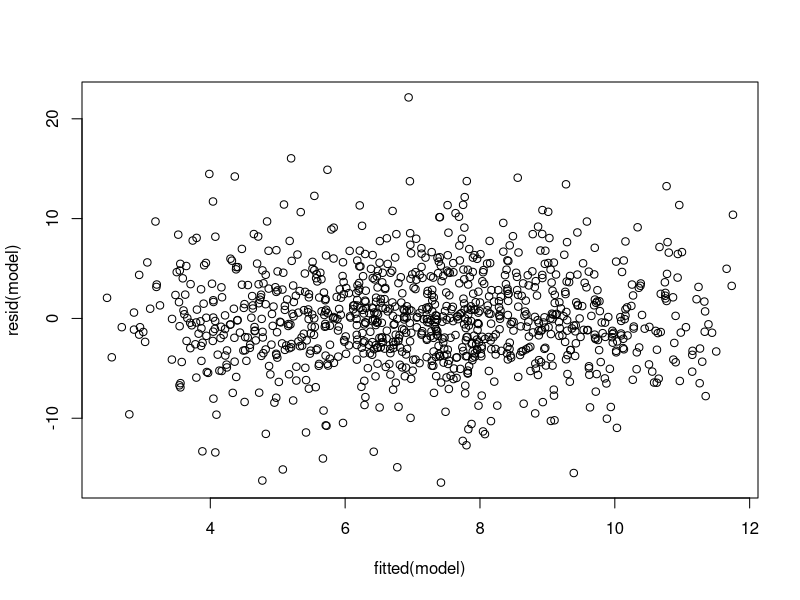
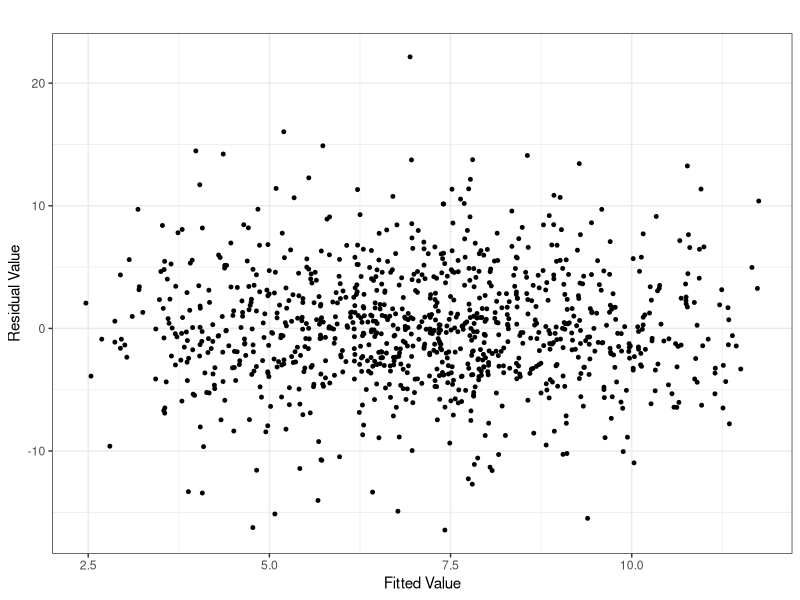
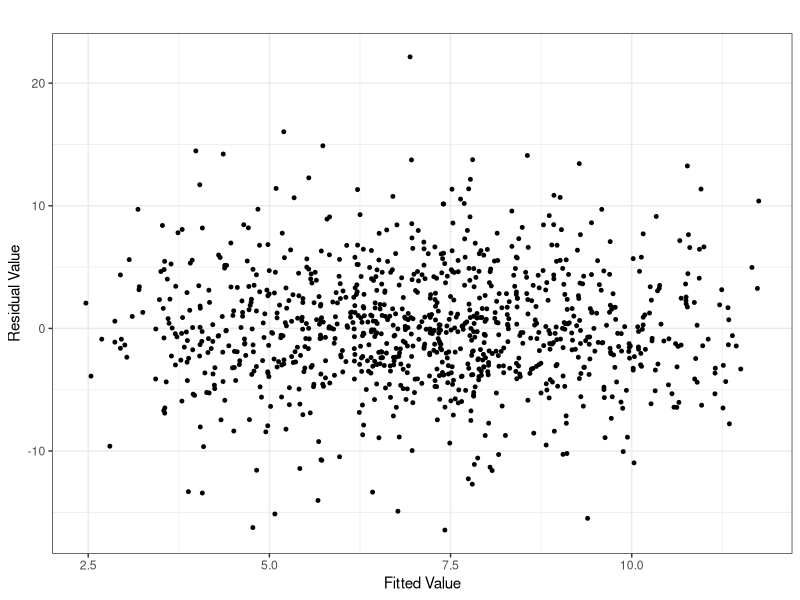

The R script that drew these images, in order:
## ---- chunk 1
knitr::opts_chunk$set(echo = TRUE)

library(Matrix)
library(ggplot2)
library(reshape2)
## ---- chunk 2
#Set some initial params
intercept <- 2
b1 <- 1
b2 <- 1
true_sig <- 2

#Draw data
dataset <- data.frame(x = runif(1000,min = 0, max = 5), z = runif(1000,min = 0, max = 5))

#Generate outocomes based on covariates and parameters
dataset$y <- intercept + b1*dataset$x + b2*dataset$z + rnorm(1000, mean = 0,
                                                             sd = true_sig + runif(1000,min = 0, max = 5))
#Fit model and look at residual plots
model <- lm(y ~ x + z, data = dataset)
#Fitted values vs residuals
plot(fitted(model), resid(model))
#Make a nicer plot to output
plot_data <- data.frame(fitted = fitted(model),
                        residuals = resid(model))
p <- ggplot(plot_data, aes(x=fitted, y=residuals)) +
  geom_point(size = 1.0) +
  labs(title = "",
       x = "Fitted Value",
       y = "Residual Value") +
  theme_bw()
p
ggsave("../figures/sim5_rsidual_plot.pdf")
